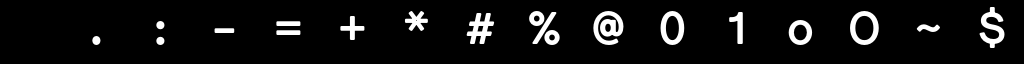
#> input picture wallpaper/ascii_font_atlas.png, 1024 x 64 px
$ python -i wallpaper.py   (imports and definitions only)
#> lines starting #> are read from the running program, lines starting #| are printed output that depends on the picture
#!/usr/bin/env python3
"""
glyph-shell Native Wallpaper Engine & Manager
Standalone, fast, Nothing OS 3.0 / glyph-shell native wallpaper manager.

Features:
- Dedicated wallpaper directory: ~/.config/quickshell/DesktopWidgetsApp/wallpapers
- Fast 16:9 thumbnail caching in ~/.cache/glyph-shell/thumbs/
- Instant 60fps Live Preview via awww / swww / hyprpaper
- Full ecosystem sync on apply (glyph-shell frosted glass, lockscreen, matugen)
"""

import glob
import hashlib
import json
import os
import random
import re
import shutil
import subprocess
import sys
from PIL import Image

SHELL_DIR = os.path.expanduser("~/.config/quickshell/DesktopWidgetsApp")
PRIMARY_WP_DIR = os.path.join(SHELL_DIR, "wallpapers")
USER_PICTURES_WP_DIR = os.path.expanduser("~/Pictures/Wallpapers")

GLYPH_CACHE_DIR = os.path.expanduser("~/.cache/glyph-shell")
THUMBS_DIR = os.path.join(GLYPH_CACHE_DIR, "thumbs")
GLYPH_CURRENT_WP = os.path.join(GLYPH_CACHE_DIR, "current_wallpaper")
GLYPH_BLURRED_WP = os.path.join(GLYPH_CACHE_DIR, "blurred_wallpaper.png")
ASCII_STATE_FILE = os.path.join(GLYPH_CACHE_DIR, "ascii_state.json")
LOCK_SYMLINK = "/tmp/nothing_lock_wallpaper"

VALID_EXTS = {".jpg", ".jpeg", ".png", ".webp"}


# [34 lines left out: functions ensure_dirs_and_migrate, get_current_wallpaper, not called in this run]


def get_thumb_and_meta(img_path):
#> called with img_path = 'ascii_font_atlas.png'
    try:
        st = os.stat(img_path)
        sig = f"{img_path}:{int(st.st_mtime)}:{st.st_size}:v1"
        h = hashlib.md5(sig.encode("utf-8")).hexdigest()[:12]
        thumb_path = os.path.join(THUMBS_DIR, f"{h}.jpg")
        meta_path = os.path.join(THUMBS_DIR, f"{h}.json")

        if os.path.exists(thumb_path) and os.path.exists(meta_path):
            try:
                with open(meta_path, "r") as mf:
                    meta = json.load(mf)
                return thumb_path, meta.get("res", "")
            except Exception:
                pass

        with Image.open(img_path) as im:
#> im is the input picture: PIL image 1024x64 RGBA; mean R, G, B, A 16.7, 16.7, 16.7, 255
            w, h_px = im.size
#> w = 1024; h_px = 64
            res_str = f"{w}×{h_px}"
#> res_str = '1024×64'
            im_rgb = im.convert("RGB")
            # Center crop to 16:9 (384x216) for crisp, ultra-lightweight carousel cards
            target_w, target_h = 384, 216
            src_ratio = w / max(1, h_px)
#> src_ratio = 16
            target_ratio = target_w / target_h
            if src_ratio > target_ratio:
                new_w = int(h_px * target_ratio)
#> new_w = 113
                left = (w - new_w) // 2
#> left = 455
                im_crop = im_rgb.crop((left, 0, left + new_w, h_px))
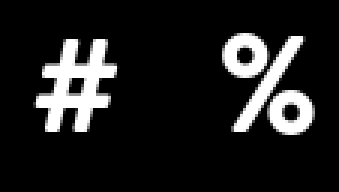
#> im_crop: PIL image 113x64 RGB (shown 3 times larger); min 0, max 255, mean 32.3
            else:
                new_h = int(w / target_ratio)
                top = (h_px - new_h) // 2
                im_crop = im_rgb.crop((0, top, w, top + new_h))

            im_thumb = im_crop.resize((target_w, target_h), Image.Resampling.LANCZOS)
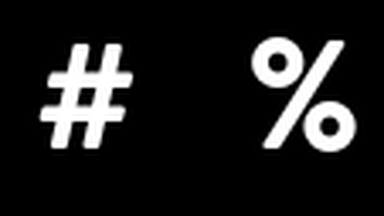
#> im_thumb: PIL image 384x216 RGB; min 0, max 255, mean 32.3
            im_thumb.save(thumb_path, "JPEG", quality=86, optimize=True)

            with open(meta_path, "w") as mf:
                json.dump({"res": res_str}, mf)

            return thumb_path, res_str
    except Exception:
        return img_path, ""


# [61 lines left out: functions collect_wallpapers, sanitize_hex_color, not called in this run]


VALID_ASCII_PRESETS = {"silent-blade", "diamond-ring", "jolenta-orb"}


def sanitize_ascii_preset(val, fallback="silent-blade"):
    s = str(val or "").strip()
    return s if s in VALID_ASCII_PRESETS else fallback


# [572 lines left out: functions get_ascii_state, set_ascii_state, ensure_gpu_assets, render_ascii_lock_wallpaper, sample_wallpaper_ascii, ensure_awww_daemon and 3 more, not called in this run]


# [2 lines not run here, left out]

>>> result = get_thumb_and_meta('ascii_font_atlas.png')
